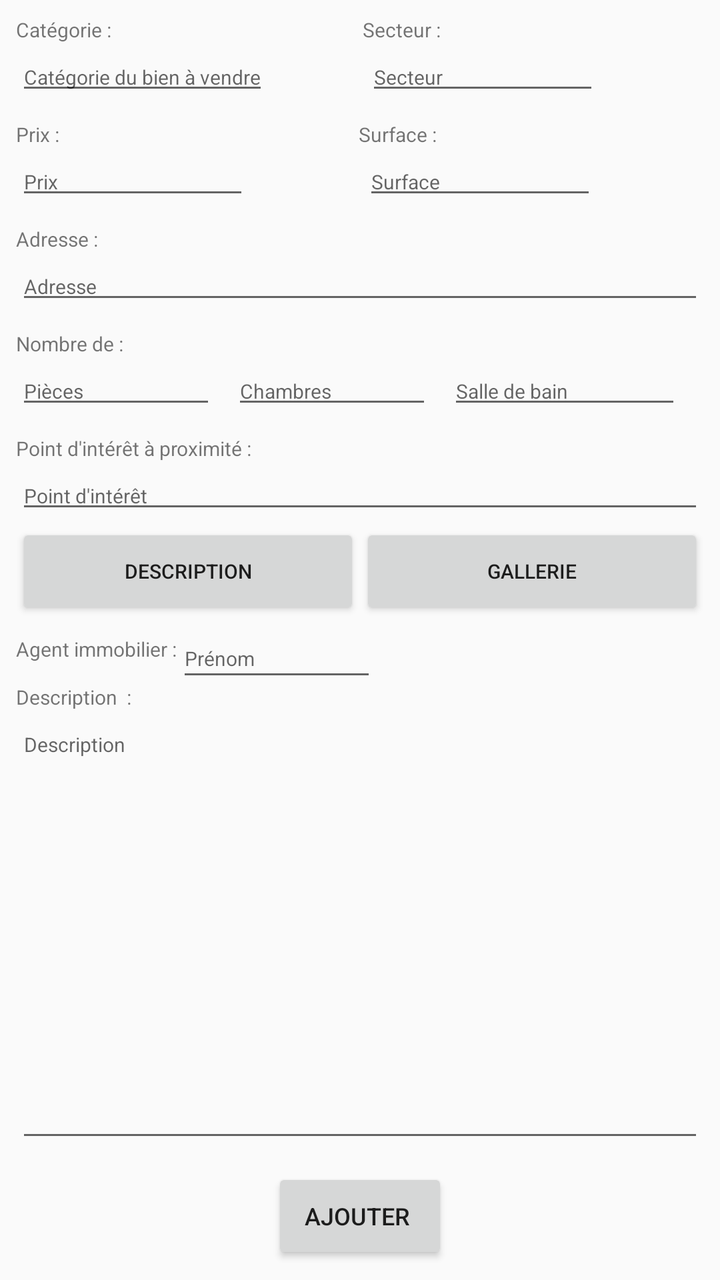
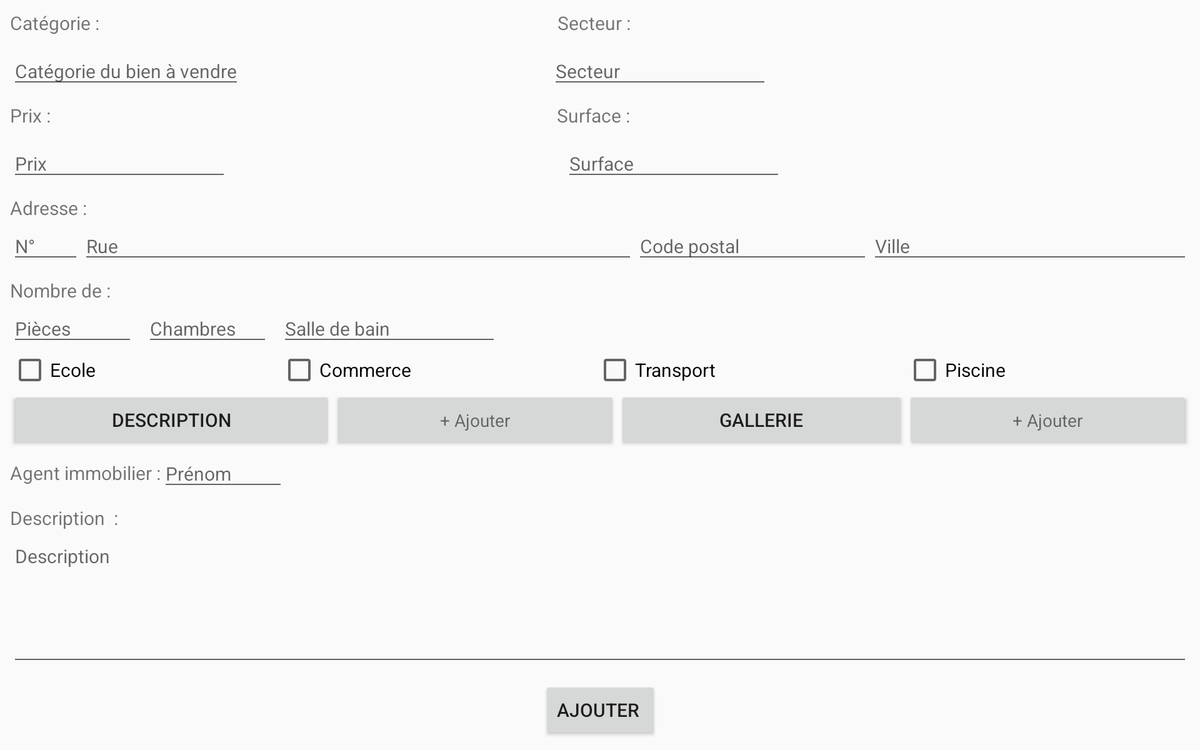

Two renders of one Android screen. The first uses the default layout on a phone; the second uses the alternative layout the repository ships for a different screen configuration, on a matching device. The two XML files are below.
<!-- AndroidManifest.xml: application theme AppTheme -->
<!-- res/layout/activity_add.xml -->
<?xml version="1.0" encoding="utf-8"?>
<android.support.constraint.ConstraintLayout xmlns:android="http://schemas.android.com/apk/res/android"
    xmlns:app="http://schemas.android.com/apk/res-auto"
    xmlns:tools="http://schemas.android.com/tools"
    android:layout_width="match_parent"
    android:layout_height="match_parent"
    tools:context=".Activities.AddActivity">


    <TextView
        android:id="@+id/tv_add_activity_category"
        android:layout_width="wrap_content"
        android:layout_height="wrap_content"
        android:layout_marginStart="8dp"
        android:layout_marginTop="8dp"
        android:layout_weight="50"
        android:text="Catégorie :"
        android:textSize="10sp"
        app:layout_constraintStart_toStartOf="parent"
        app:layout_constraintTop_toTopOf="parent" />

    <EditText
        android:id="@+id/et_add_activity_category"
        android:layout_width="wrap_content"
        android:layout_height="wrap_content"
        android:layout_marginStart="8dp"
        android:layout_weight="50"
        android:hint="Catégorie du bien à vendre"
        android:inputType="textPersonName"
        android:textSize="10sp"
        app:layout_constraintStart_toStartOf="parent"
        app:layout_constraintTop_toBottomOf="@+id/tv_add_activity_category" />

    <TextView
        android:id="@+id/tv_add_activity_district"
        android:layout_width="wrap_content"
        android:layout_height="wrap_content"
        android:layout_marginTop="8dp"
        android:layout_weight="50"
        android:text="Secteur :"
        android:textSize="10sp"
        app:layout_constraintEnd_toEndOf="parent"
        app:layout_constraintHorizontal_bias="0.473"
        app:layout_constraintStart_toEndOf="@+id/tv_add_activity_category"
        app:layout_constraintTop_toTopOf="parent" />

    <EditText
        android:id="@+id/et_add_activity_district"
        android:layout_width="wrap_content"
        android:layout_height="wrap_content"
        android:layout_weight="50"
        android:ems="10"
        android:hint="Secteur"
        android:inputType="textPersonName"
        android:textSize="10sp"
        app:layout_constraintEnd_toEndOf="parent"
        app:layout_constraintHorizontal_bias="0.445"
        app:layout_constraintStart_toEndOf="@+id/et_add_activity_category"
        app:layout_constraintTop_toBottomOf="@+id/tv_add_activity_district" />

    <TextView
        android:id="@+id/tv_add_activity_price"
        android:layout_width="wrap_content"
        android:layout_height="wrap_content"
        android:layout_marginStart="8dp"
        android:layout_marginTop="8dp"
        android:layout_weight="50"
        android:text="Prix :"
        android:textSize="10sp"
        app:layout_constraintStart_toStartOf="parent"
        app:layout_constraintTop_toBottomOf="@+id/et_add_activity_category" />

    <EditText
        android:id="@+id/et_add_activity_price"
        android:layout_width="wrap_content"
        android:layout_height="wrap_content"
        android:layout_marginStart="8dp"
        android:layout_weight="50"
        android:ems="10"
        android:hint="Prix"
        android:inputType="number"
        android:textSize="10sp"
        app:layout_constraintStart_toStartOf="parent"
        app:layout_constraintTop_toBottomOf="@+id/tv_add_activity_price" />

    <TextView
        android:id="@+id/tv_add_activity_area"
        android:layout_width="wrap_content"
        android:layout_height="wrap_content"
        android:layout_marginTop="8dp"
        android:layout_weight="50"
        android:text="Surface :"
        android:textSize="10sp"
        app:layout_constraintEnd_toEndOf="parent"
        app:layout_constraintHorizontal_bias="0.514"
        app:layout_constraintStart_toEndOf="@+id/tv_add_activity_price"
        app:layout_constraintTop_toBottomOf="@+id/et_add_activity_district" />

    <EditText
        android:id="@+id/et_add_activity_area"
        android:layout_width="wrap_content"
        android:layout_height="wrap_content"
        android:ems="10"
        android:hint="Surface"
        android:inputType="number"
        android:textSize="10sp"
        app:layout_constraintEnd_toEndOf="parent"
        app:layout_constraintHorizontal_bias="0.48"
        app:layout_constraintStart_toEndOf="@+id/et_add_activity_price"
        app:layout_constraintTop_toBottomOf="@+id/tv_add_activity_area" />

    <TextView
        android:id="@+id/tv_add_activity_room"
        android:layout_width="wrap_content"
        android:layout_height="wrap_content"
        android:layout_marginStart="8dp"
        android:layout_marginTop="8dp"
        android:text="Nombre de :"
        android:textSize="10sp"
        app:layout_constraintStart_toStartOf="parent"
        app:layout_constraintTop_toBottomOf="@+id/et_add_activity_address" />

    <EditText
        android:id="@+id/et_add_activity_room"
        android:layout_width="100dp"
        android:layout_height="wrap_content"
        android:layout_marginStart="8dp"
        android:ems="10"
        android:hint="Pièces"
        android:inputType="number"
        android:textSize="10sp"
        app:layout_constraintStart_toStartOf="parent"
        app:layout_constraintTop_toBottomOf="@+id/tv_add_activity_room" />

    <EditText
        android:id="@+id/et_add_activity_bedroom"
        android:layout_width="100dp"
        android:layout_height="wrap_content"
        android:layout_marginStart="8dp"
        android:ems="10"
        android:hint="Chambres"
        android:inputType="number"
        android:textSize="10sp"
        app:layout_constraintStart_toEndOf="@+id/et_add_activity_room"
        app:layout_constraintTop_toBottomOf="@+id/tv_add_activity_room" />

    <EditText
        android:id="@+id/et_add_activity_bathroom"
        android:layout_width="wrap_content"
        android:layout_height="wrap_content"
        android:layout_marginStart="8dp"
        android:ems="10"
        android:hint="Salle de bain"
        android:inputType="number"
        android:textSize="10sp"
        app:layout_constraintStart_toEndOf="@+id/et_add_activity_bedroom"
        app:layout_constraintTop_toBottomOf="@+id/tv_add_activity_room" />

    <TextView
        android:id="@+id/tv_add_activity_pointOfInterst"
        android:layout_width="wrap_content"
        android:layout_height="wrap_content"
        android:layout_marginStart="8dp"
        android:layout_marginTop="8dp"
        android:text="Point d'intérêt à proximité :"
        android:textSize="10sp"
        app:layout_constraintStart_toStartOf="parent"
        app:layout_constraintTop_toBottomOf="@+id/et_add_activity_room" />

    <EditText
        android:id="@+id/et_add_activity_pointOfInterest"
        android:layout_width="0dp"
        android:layout_height="wrap_content"
        android:layout_marginStart="8dp"
        android:layout_marginEnd="8dp"
        android:ems="10"
        android:hint="Point d'intérêt"
        android:inputType="textPersonName"
        android:textSize="10sp"
        app:layout_constraintEnd_toEndOf="parent"
        app:layout_constraintStart_toStartOf="parent"
        app:layout_constraintTop_toBottomOf="@+id/tv_add_activity_pointOfInterst" />

    <TextView
        android:id="@+id/tv_add_activity_description"
        android:layout_width="wrap_content"
        android:layout_height="wrap_content"
        android:layout_marginStart="8dp"
        android:layout_marginTop="32dp"
        android:text="Description  :"
        android:textSize="10sp"
        app:layout_constraintStart_toStartOf="parent"
        app:layout_constraintTop_toBottomOf="@+id/linearLayout2" />

    <EditText
        android:id="@+id/et_add_activity_description"
        android:layout_width="0dp"
        android:layout_height="0dp"
        android:layout_marginStart="8dp"
        android:layout_marginEnd="8dp"
        android:ems="10"
        android:gravity="start|top"
        android:hint="Description"
        android:inputType="textMultiLine"
        android:textSize="10sp"
        app:layout_constraintBottom_toTopOf="@+id/bt_add_activity"
        app:layout_constraintEnd_toEndOf="parent"
        app:layout_constraintHorizontal_bias="0.0"
        app:layout_constraintStart_toStartOf="parent"
        app:layout_constraintTop_toBottomOf="@+id/tv_add_activity_description" />

    <TextView
        android:id="@+id/tv_add_activity_agent_name"
        android:layout_width="wrap_content"
        android:layout_height="wrap_content"
        android:layout_marginStart="8dp"
        android:layout_marginTop="8dp"
        android:text="Agent immobilier :"
        android:textSize="10sp"
        app:layout_constraintStart_toStartOf="parent"
        app:layout_constraintTop_toBottomOf="@+id/linearLayout2" />

    <EditText
        android:id="@+id/et_add_activity_agent_name"
        android:layout_width="100dp"
        android:layout_height="36dp"
        android:ems="10"
        android:hint="Prénom"
        android:inputType="textPersonName"
        android:textSize="10sp"
        app:layout_constraintStart_toEndOf="@+id/tv_add_activity_agent_name"
        app:layout_constraintTop_toBottomOf="@+id/linearLayout2" />

    <Button
        android:id="@+id/bt_add_activity"
        android:layout_width="wrap_content"
        android:layout_height="wrap_content"
        android:layout_marginTop="8dp"
        android:layout_marginBottom="8dp"
        android:gravity="center"
        android:text="Ajouter "
        android:textSize="12sp"
        app:layout_constraintBottom_toBottomOf="parent"
        app:layout_constraintEnd_toEndOf="parent"
        app:layout_constraintStart_toStartOf="parent"
        app:layout_constraintTop_toBottomOf="@+id/et_add_activity_description" />

    <TextView
        android:id="@+id/tv_add_activity_address"
        android:layout_width="wrap_content"
        android:layout_height="wrap_content"
        android:layout_marginStart="8dp"
        android:layout_marginTop="8dp"
        android:text="Adresse :"
        android:textSize="10sp"
        app:layout_constraintStart_toStartOf="parent"
        app:layout_constraintTop_toBottomOf="@+id/et_add_activity_price" />

    <EditText
        android:id="@+id/et_add_activity_address"
        android:layout_width="0dp"
        android:layout_height="wrap_content"
        android:layout_marginStart="8dp"
        android:layout_marginEnd="8dp"
        android:ems="10"
        android:hint="Adresse"
        android:inputType="textPersonName"
        android:textSize="10sp"
        app:layout_constraintEnd_toEndOf="parent"
        app:layout_constraintStart_toStartOf="parent"
        app:layout_constraintTop_toBottomOf="@+id/tv_add_activity_address" />

    <LinearLayout
        android:id="@+id/linearLayout2"
        android:layout_width="match_parent"
        android:layout_height="wrap_content"
        android:layout_marginStart="8dp"
        android:layout_marginEnd="8dp"
        android:orientation="horizontal"
        app:layout_constraintEnd_toEndOf="parent"
        app:layout_constraintHorizontal_bias="0.979"
        app:layout_constraintStart_toEndOf="parent"
        app:layout_constraintTop_toBottomOf="@+id/et_add_activity_pointOfInterest">

        <Button
            android:id="@+id/bt_add_activity_add_description_picture"
            android:layout_width="match_parent"
            android:layout_height="wrap_content"
            android:layout_weight="1"
            android:drawableLeft="@drawable/ic_baseline_photo_24"
            android:text="description"
            android:textAlignment="center"
            android:textSize="10sp" />

        <Button
            android:id="@+id/bt_add_activity_take_picture"
            android:layout_width="match_parent"
            android:layout_height="wrap_content"
            android:layout_weight="1"
            android:drawableLeft="@drawable/ic_baseline_photo_library_24"
            android:text="gallerie"
            android:textSize="10sp" />
    </LinearLayout>

</android.support.constraint.ConstraintLayout>
<!-- resources referenced by this layout -->
<resources>
  <style name="AppTheme" parent="Theme.AppCompat.Light.NoActionBar">
          
          <item name="colorPrimary">@color/colorPrimary</item>
          <item name="colorPrimaryDark">@color/colorPrimaryDark</item>
          <item name="colorAccent">@color/colorAccent</item>
      </style>
  <color name="colorPrimary">#6C500A</color>
  <color name="colorPrimaryDark">#161516</color>
  <color name="colorAccent">#676667</color>
</resources>
<!-- res/layout-w720dp/activity_add.xml (the repository's variant of the layout above) -->
<!-- drawn on a 7-inch tablet turned sideways -->
<?xml version="1.0" encoding="utf-8"?>
<androidx.constraintlayout.widget.ConstraintLayout xmlns:android="http://schemas.android.com/apk/res/android"
    xmlns:app="http://schemas.android.com/apk/res-auto"
    xmlns:tools="http://schemas.android.com/tools"
    android:layout_width="match_parent"
    android:layout_height="match_parent"
    tools:context=".activities.AddActivity">


    <TextView
        android:id="@+id/tv_add_activity_category"
        android:layout_width="wrap_content"
        android:layout_height="wrap_content"
        android:layout_marginStart="8dp"
        android:layout_marginTop="8dp"
        android:layout_weight="50"
        android:text="Catégorie :"
        android:textSize="15dp"
        app:layout_constraintStart_toStartOf="parent"
        app:layout_constraintTop_toTopOf="parent" />

    <EditText
        android:id="@+id/et_add_activity_category"
        android:layout_width="wrap_content"
        android:layout_height="wrap_content"
        android:layout_marginStart="8dp"
        android:layout_marginTop="8dp"
        android:layout_weight="50"
        android:hint="Catégorie du bien à vendre"
        android:inputType="textPersonName"
        android:textSize="15dp"
        app:layout_constraintStart_toStartOf="parent"
        app:layout_constraintTop_toBottomOf="@+id/tv_add_activity_category" />

    <TextView
        android:id="@+id/tv_add_activity_district"
        android:layout_width="wrap_content"
        android:layout_height="wrap_content"
        android:layout_marginTop="8dp"
        android:layout_weight="50"
        android:text="Secteur :"
        android:textSize="15dp"
        app:layout_constraintEnd_toEndOf="parent"
        app:layout_constraintHorizontal_bias="0.49"
        app:layout_constraintStart_toStartOf="@+id/tv_add_activity_category"
        app:layout_constraintTop_toTopOf="parent" />

    <EditText
        android:id="@+id/et_add_activity_district"
        android:layout_width="wrap_content"
        android:layout_height="wrap_content"
        android:layout_marginTop="8dp"
        android:layout_weight="50"
        android:ems="10"
        android:hint="Secteur"
        android:inputType="textPersonName"
        android:textSize="15dp"
        app:layout_constraintEnd_toEndOf="parent"
        app:layout_constraintHorizontal_bias="0.418"
        app:layout_constraintStart_toEndOf="@+id/et_add_activity_category"
        app:layout_constraintTop_toBottomOf="@+id/tv_add_activity_district" />

    <TextView
        android:id="@+id/tv_add_activity_price"
        android:layout_width="wrap_content"
        android:layout_height="wrap_content"
        android:layout_marginStart="8dp"
        android:layout_marginTop="8dp"
        android:layout_weight="50"
        android:text="Prix :"
        android:textSize="15dp"
        app:layout_constraintStart_toStartOf="parent"
        app:layout_constraintTop_toBottomOf="@+id/et_add_activity_category" />

    <EditText
        android:id="@+id/et_add_activity_price"
        android:layout_width="wrap_content"
        android:layout_height="wrap_content"
        android:layout_marginStart="8dp"
        android:layout_marginTop="8dp"
        android:layout_weight="50"
        android:ems="10"
        android:hint="Prix"
        android:inputType="number"
        android:textSize="15dp"
        app:layout_constraintStart_toStartOf="parent"
        app:layout_constraintTop_toBottomOf="@+id/tv_add_activity_price" />

    <TextView
        android:id="@+id/tv_add_activity_area"
        android:layout_width="wrap_content"
        android:layout_height="wrap_content"
        android:layout_marginTop="8dp"
        android:layout_weight="50"
        android:text="Surface :"
        android:textSize="15dp"
        app:layout_constraintEnd_toEndOf="parent"
        app:layout_constraintHorizontal_bias="0.49"
        app:layout_constraintStart_toStartOf="@+id/tv_add_activity_price"
        app:layout_constraintTop_toBottomOf="@+id/et_add_activity_district" />

    <EditText
        android:id="@+id/et_add_activity_area"
        android:layout_width="wrap_content"
        android:layout_height="wrap_content"
        android:layout_marginTop="8dp"
        android:ems="10"
        android:hint="Surface"
        android:inputType="number"
        android:textSize="15dp"
        app:layout_constraintEnd_toEndOf="parent"
        app:layout_constraintHorizontal_bias="0.575"
        app:layout_constraintStart_toStartOf="parent"
        app:layout_constraintTop_toBottomOf="@+id/tv_add_activity_area" />

    <TextView
        android:id="@+id/tv_add_activity_room"
        android:layout_width="wrap_content"
        android:layout_height="wrap_content"
        android:layout_marginStart="8dp"
        android:layout_marginTop="8dp"
        android:text="Nombre de :"
        android:textSize="15dp"
        app:layout_constraintStart_toStartOf="parent"
        app:layout_constraintTop_toBottomOf="@+id/et_add_activity_linearlayout_address" />

    <EditText
        android:id="@+id/et_add_activity_room"
        android:layout_width="100dp"
        android:layout_height="wrap_content"
        android:layout_marginStart="8dp"
        android:ems="10"
        android:hint="Pièces"
        android:inputType="number"
        android:textSize="15dp"
        app:layout_constraintStart_toStartOf="parent"
        app:layout_constraintTop_toBottomOf="@+id/tv_add_activity_room" />

    <EditText
        android:id="@+id/et_add_activity_bedroom"
        android:layout_width="100dp"
        android:layout_height="wrap_content"
        android:layout_marginStart="8dp"
        android:ems="10"
        android:hint="Chambres"
        android:inputType="number"
        android:textSize="15dp"
        app:layout_constraintStart_toEndOf="@+id/et_add_activity_room"
        app:layout_constraintTop_toBottomOf="@+id/tv_add_activity_room" />

    <EditText
        android:id="@+id/et_add_activity_bathroom"
        android:layout_width="wrap_content"
        android:layout_height="wrap_content"
        android:layout_marginStart="8dp"
        android:ems="10"
        android:hint="Salle de bain"
        android:inputType="number"
        android:textSize="15dp"
        app:layout_constraintStart_toEndOf="@+id/et_add_activity_bedroom"
        app:layout_constraintTop_toBottomOf="@+id/tv_add_activity_room" />

    <LinearLayout
        android:id="@+id/et_add_activity_linearLayout_poi"
        android:layout_width="match_parent"
        android:layout_height="wrap_content"
        android:layout_marginStart="8dp"
        android:layout_marginEnd="8dp"
        android:orientation="horizontal"
        android:ems="10"
        android:hint="Point d'intérêt"
        android:inputType="textPersonName"
        android:textSize="15dp"
        app:layout_constraintEnd_toEndOf="parent"
        app:layout_constraintStart_toStartOf="parent"
        app:layout_constraintTop_toBottomOf="@+id/et_add_activity_bedroom" >

        <CheckBox
            android:id="@+id/cb_add_activity_school"
            android:layout_width="wrap_content"
            android:layout_height="wrap_content"
            android:layout_weight="1"
            android:text="Ecole"
            android:textSize="15dp" />

        <CheckBox
            android:id="@+id/cb_add_activity_shopping"
            android:layout_width="wrap_content"
            android:layout_height="wrap_content"
            android:layout_weight="1"
            android:text="Commerce"
            android:textSize="15dp" />

        <CheckBox
            android:id="@+id/cb_add_activity_public_transport"
            android:layout_width="wrap_content"
            android:layout_height="wrap_content"
            android:layout_weight="1"
            android:text="Transport "
            android:textSize="15dp" />

        <CheckBox
            android:id="@+id/cb_add_activity_swimming_pool"
            android:layout_width="wrap_content"
            android:layout_height="wrap_content"
            android:layout_weight="1"
            android:text="Piscine"
            android:textSize="15dp" />
    </LinearLayout>

    <TextView
        android:id="@+id/tv_add_activity_description"
        android:layout_width="wrap_content"
        android:layout_height="wrap_content"
        android:layout_marginStart="8dp"
        android:layout_marginTop="8dp"
        android:text="Description  :"
        android:textSize="15dp"
        app:layout_constraintStart_toStartOf="parent"
        app:layout_constraintTop_toBottomOf="@+id/et_add_activity_agent_name" />

    <EditText
        android:id="@+id/et_add_activity_description"
        android:layout_width="0dp"
        android:layout_height="0dp"
        android:layout_marginStart="8dp"
        android:layout_marginEnd="8dp"
        android:ems="10"
        android:gravity="start|top"
        android:hint="Description"
        android:inputType="textMultiLine"
        android:textSize="15dp"
        app:layout_constraintBottom_toTopOf="@+id/bt_add_activity"
        app:layout_constraintEnd_toEndOf="parent"
        app:layout_constraintHorizontal_bias="0.0"
        app:layout_constraintStart_toStartOf="parent"
        app:layout_constraintTop_toBottomOf="@+id/tv_add_activity_description" />

    <TextView
        android:id="@+id/tv_add_activity_agent_name"
        android:layout_width="wrap_content"
        android:layout_height="wrap_content"
        android:layout_marginStart="8dp"
        android:layout_marginTop="8dp"
        android:text="Agent immobilier :"
        android:textSize="15dp"
        app:layout_constraintStart_toStartOf="parent"
        app:layout_constraintTop_toBottomOf="@+id/et_add_activity_linearLayout_picture_button" />

    <EditText
        android:id="@+id/et_add_activity_agent_name"
        android:layout_width="100dp"
        android:layout_height="36dp"
        android:ems="10"
        android:hint="Prénom"
        android:inputType="textPersonName"
        android:textSize="15dp"
        app:layout_constraintStart_toEndOf="@+id/tv_add_activity_agent_name"
        app:layout_constraintTop_toBottomOf="@+id/et_add_activity_linearLayout_picture_button" />

    <Button
        android:id="@+id/bt_add_activity"
        android:layout_width="wrap_content"
        android:layout_height="wrap_content"
        android:layout_marginTop="8dp"
        android:layout_marginBottom="8dp"
        android:gravity="center"
        android:text="Ajouter "
        android:textSize="15dp"
        app:layout_constraintBottom_toBottomOf="parent"
        app:layout_constraintEnd_toEndOf="parent"
        app:layout_constraintStart_toStartOf="parent"
        app:layout_constraintTop_toBottomOf="@+id/et_add_activity_description" />

    <TextView
        android:id="@+id/tv_add_activity_address"
        android:layout_width="wrap_content"
        android:layout_height="wrap_content"
        android:layout_marginStart="8dp"
        android:layout_marginTop="8dp"
        android:text="Adresse :"
        android:textSize="15dp"
        app:layout_constraintStart_toStartOf="parent"
        android:visibility="visible"
        app:layout_constraintTop_toBottomOf="@+id/et_add_activity_price" />

    <LinearLayout
        android:id="@+id/et_add_activity_linearlayout_address"
        android:layout_width="0dp"
        android:layout_height="wrap_content"
        android:layout_marginStart="8dp"
        android:layout_marginEnd="8dp"
        app:layout_constraintEnd_toEndOf="parent"
        app:layout_constraintStart_toStartOf="parent"
        android:visibility="visible"
        app:layout_constraintTop_toBottomOf="@+id/tv_add_activity_address">

        <EditText
            android:id="@+id/et_add_activity_street_number"
            android:layout_width="44dp"
            android:layout_height="wrap_content"
            android:layout_weight="1"
            android:ems="10"
            android:hint="N°"
            android:inputType="number"
            android:textSize="15dp" />

        <EditText
            android:id="@+id/et_add_activity_street_name"
            android:layout_width="wrap_content"
            android:layout_height="wrap_content"
            android:layout_weight="20"
            android:ems="10"
            android:hint="Rue"
            android:inputType="textPersonName"
            android:textSize="15dp" />

        <EditText
            android:id="@+id/et_add_activity_zipcode"
            android:layout_width="wrap_content"
            android:layout_height="wrap_content"
            android:layout_weight="1"
            android:ems="10"
            android:hint="Code postal"
            android:inputType="number"
            android:textSize="15dp" />

        <EditText
            android:id="@+id/et_add_activity_city"
            android:layout_width="wrap_content"
            android:layout_height="wrap_content"
            android:layout_weight="6"
            android:ems="10"
            android:hint="Ville"
            android:inputType="textPersonName"
            android:textSize="15dp" />
    </LinearLayout>


    <LinearLayout
        android:id="@+id/et_add_activity_linearLayout_picture_button"
        android:layout_width="match_parent"
        android:layout_height="wrap_content"
        android:layout_marginStart="8dp"
        android:layout_marginEnd="8dp"
        android:orientation="horizontal"
        app:layout_constraintEnd_toEndOf="parent"
        app:layout_constraintHorizontal_bias="0.979"
        app:layout_constraintStart_toEndOf="parent"
        app:layout_constraintTop_toBottomOf="@+id/et_add_activity_linearLayout_poi">

        <Button
            android:id="@+id/bt_add_activity_select_description_picture"
            android:layout_width="wrap_content"
            android:layout_height="wrap_content"
            android:layout_weight="1"
            android:drawableLeft="@drawable/ic_baseline_photo_24"
            android:text="description"
            android:textAlignment="center"
            android:textSize="15dp" />

        <Button
            android:id="@+id/bt_add_activity_add_description_picture"
            android:layout_width="wrap_content"
            android:layout_height="wrap_content"
            android:layout_weight="1"
            android:text="+ Ajouter"
            android:textAppearance="@style/TextAppearance.AppCompat.Small" />

        <Button
            android:id="@+id/bt_add_activity_select_gallerie_picture"
            android:layout_width="wrap_content"
            android:layout_height="wrap_content"
            android:layout_weight="1"
            android:drawableLeft="@drawable/ic_baseline_photo_library_24"
            android:text="gallerie"
            android:textSize="15dp" />

        <Button
            android:id="@+id/bt_add_activity_add_gallerie_picture"
            android:layout_width="wrap_content"
            android:layout_height="wrap_content"
            android:layout_weight="1"
            android:text="+ Ajouter"
            android:textAppearance="@style/TextAppearance.AppCompat.Small" />

    </LinearLayout>

    <EditText
        android:id="@+id/et_add_activity_date_of_sale"
        android:layout_width="wrap_content"
        android:layout_height="wrap_content"
        android:layout_marginStart="8dp"
        android:layout_marginEnd="8dp"
        android:ems="10"
        android:hint="Date de vente"
        android:visibility="gone"
        android:inputType="date"
        android:textSize="15dp"
        app:layout_constraintEnd_toEndOf="parent"
        app:layout_constraintStart_toEndOf="@+id/et_add_activity_agent_name"
        app:layout_constraintTop_toBottomOf="@+id/et_add_activity_linearLayout_picture_button" />

</androidx.constraintlayout.widget.ConstraintLayout>
